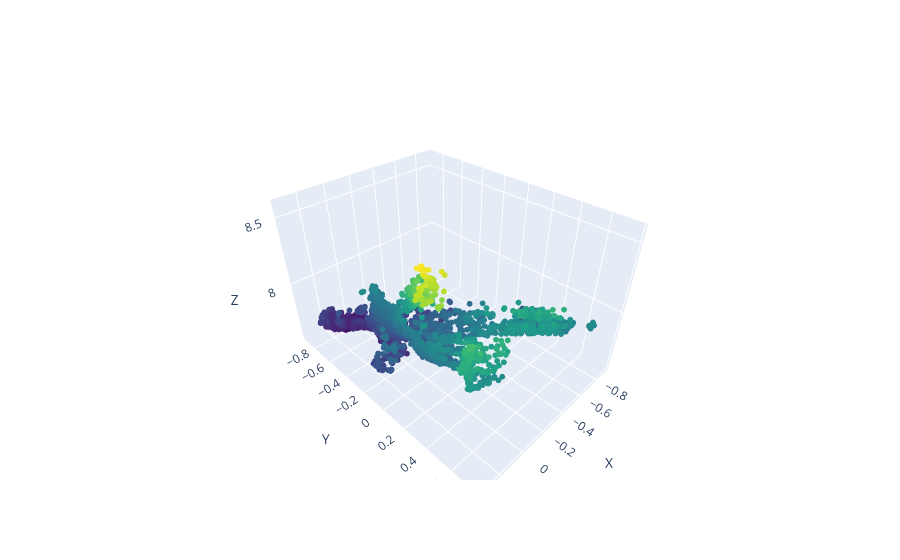
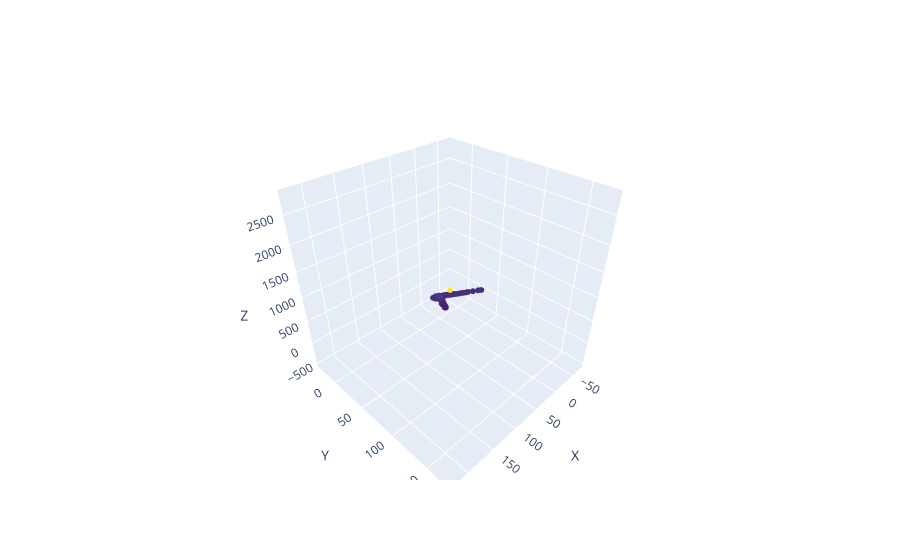

The code cell stored with these charts, in order, in its notebook:
### Code cell
for pts in pts_cloud:
    plot_model(pts)

### Figure 1 — Plotly figure (JSON) as saved in the notebook; plotly's stock layout.template omitted (floating-point values rounded to 4 significant figures; data arrays with more than 128 entries replaced by an {"elided": "..."} marker saying what was removed)
{"data": [{"marker": {"color": {"elided": "4458 float values"}, "colorscale": [[0, "#440154"], [0.1111, "#482878"], [0.2222, "#3e4989"], [0.3333, "#31688e"], [0.4444, "#26828e"], [0.5556, "#1f9e89"], [0.6667, "#35b779"], [0.7778, "#6ece58"], [0.8889, "#b5de2b"], [1, "#fde725"]], "size": 2}, "mode": "markers", "type": "scatter3d", "x": {"elided": "4458 float values"}, "y": {"elided": "4458 float values"}, "z": {"elided": "4458 float values"}}], "layout": {"scene": {"xaxis": {"title": {"text": "X"}}, "yaxis": {"title": {"text": "Y"}}, "zaxis": {"title": {"text": "Z"}}}}}

### Figure 2 — Plotly figure (JSON) as saved in the notebook; plotly's stock layout.template omitted (floating-point values rounded to 4 significant figures; data arrays with more than 128 entries replaced by an {"elided": "..."} marker saying what was removed)
{"data": [{"marker": {"color": {"elided": "7401 float values"}, "colorscale": [[0, "#440154"], [0.1111, "#482878"], [0.2222, "#3e4989"], [0.3333, "#31688e"], [0.4444, "#26828e"], [0.5556, "#1f9e89"], [0.6667, "#35b779"], [0.7778, "#6ece58"], [0.8889, "#b5de2b"], [1, "#fde725"]], "size": 2}, "mode": "markers", "type": "scatter3d", "x": {"elided": "7401 float values"}, "y": {"elided": "7401 float values"}, "z": {"elided": "7401 float values"}}], "layout": {"scene": {"xaxis": {"title": {"text": "X"}}, "yaxis": {"title": {"text": "Y"}}, "zaxis": {"title": {"text": "Z"}}}}}
